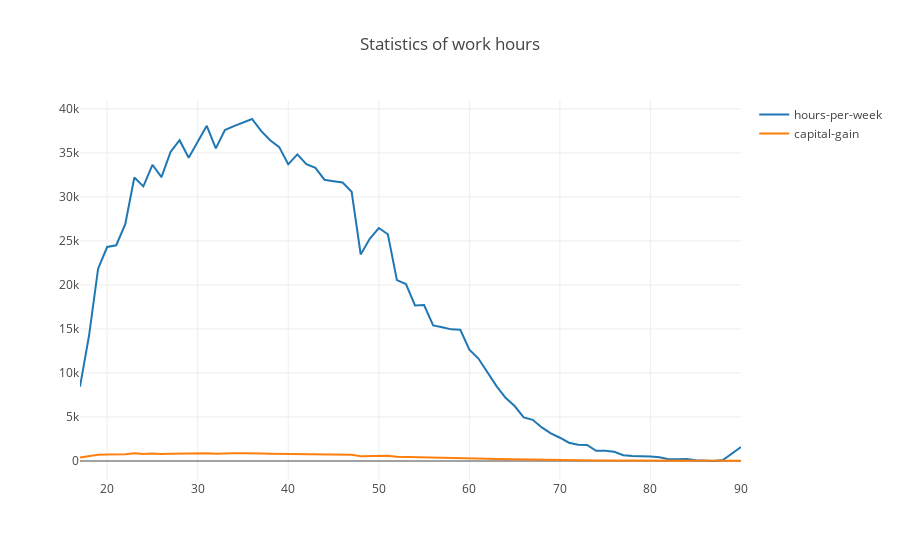

Notebook cell for this chart:
### Code cell
# попробуем посмотреть что получиться
stat_data = data.groupby('age')[['hours-per-week']].sum().join(
    data.groupby('age')[['workclass']].count()
)
stat_data.columns = ['hours-per-week', 'capital-gain']

# создаем линию для числа проданных копий
trace0 = go.Scatter(
    x=stat_data.index,
    y=stat_data['hours-per-week'],
    name='hours-per-week'
)

# создаем линию для числа вышедших игр 
trace1 = go.Scatter(
    x=stat_data.index,
    y=stat_data['capital-gain'],
    name='capital-gain'
)

# определяем массив данных и задаем title графика в layout
data = [trace0, trace1]
layout = {'title': 'Statistics of work hours'}

# cоздаем объект Figure и визуализируем его
fig = go.Figure(data=data, layout=layout)
iplot(fig, show_link=False)

### Figure 1 — Plotly figure (JSON) as saved in the notebook; plotly's stock layout.template omitted (floating-point values rounded to 4 significant figures)
{"data": [{"name": "hours-per-week", "type": "scatter", "x": [17, 18, 19, 20, 21, 22, 23, 24, 25, 26, 27, 28, 29, 30, 31, 32, 33, 34, 35, 36, 37, 38, 39, 40, 41, 42, 43, 44, 45, 46, 47, 48, 49, 50, 51, 52, 53, 54, 55, 56, 57, 58, 59, 60, 61, 62, 63, 64, 65, 66, 67, 68, 69, 70, 71, 72, 73, 74, 75, 76, 77, 78, 79, 80, 81, 82, 83, 84, 85, 86, 87, 88, 90], "y": [8440, 14252, 21843, 24307, 24505, 26906, 32202, 31193, 33646, 32236, 35103, 36438, 34443, 36306, 38075, 35503, 37595, 38043, 38464, 38845, 37500, 36432, 35654, 33696, 34829, 33706, 33303, 31950, 31778, 31629, 30577, 23464, 25246, 26460, 25754, 20549, 20093, 17671, 17715, 15394, 15201, 14953, 14899, 12649, 11640, 10053, 8510, 7175, 6242, 4947, 4675, 3812, 3134, 2643, 2080, 1847, 1829, 1153, 1177, 1050, 658, 576, 590, 520, 434, 209, 208, 242, 88, 40, 2, 120, 1583]}, {"name": "capital-gain", "type": "scatter", "x": [17, 18, 19, 20, 21, 22, 23, 24, 25, 26, 27, 28, 29, 30, 31, 32, 33, 34, 35, 36, 37, 38, 39, 40, 41, 42, 43, 44, 45, 46, 47, 48, 49, 50, 51, 52, 53, 54, 55, 56, 57, 58, 59, 60, 61, 62, 63, 64, 65, 66, 67, 68, 69, 70, 71, 72, 73, 74, 75, 76, 77, 78, 79, 80, 81, 82, 83, 84, 85, 86, 87, 88, 90], "y": [395, 550, 712, 753, 720, 765, 877, 798, 841, 785, 835, 867, 813, 861, 888, 828, 875, 886, 876, 898, 858, 827, 816, 794, 808, 780, 770, 724, 734, 737, 708, 543, 577, 602, 595, 478, 464, 415, 419, 366, 358, 366, 355, 312, 300, 258, 230, 208, 178, 150, 151, 120, 108, 89, 72, 67, 64, 51, 45, 46, 29, 23, 22, 22, 20, 12, 6, 10, 3, 1, 1, 3, 43]}], "layout": {"title": "Statistics of work hours"}}
